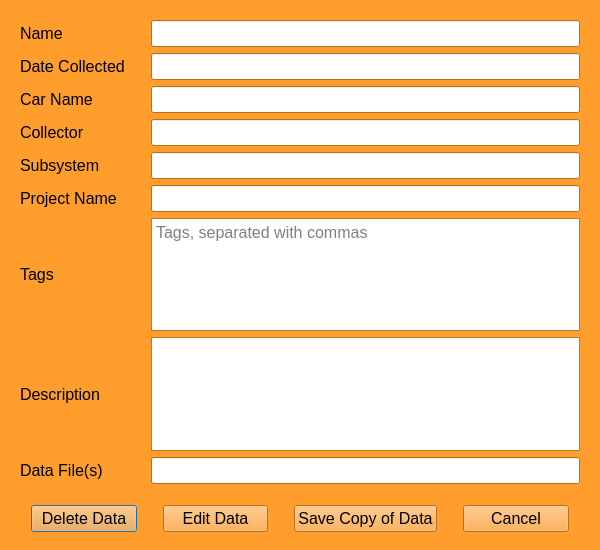
<?xml version="1.0" encoding="UTF-8"?>
<ui version="4.0">
 <class>DetailsWindow</class>
 <widget class="QDialog" name="DetailsWindow">
  <property name="geometry">
   <rect>
    <x>0</x>
    <y>0</y>
    <width>600</width>
    <height>550</height>
   </rect>
  </property>
  <property name="sizePolicy">
   <sizepolicy hsizetype="Preferred" vsizetype="Preferred">
    <horstretch>0</horstretch>
    <verstretch>0</verstretch>
   </sizepolicy>
  </property>
  <property name="minimumSize">
   <size>
    <width>500</width>
    <height>500</height>
   </size>
  </property>
  <property name="palette">
   <palette>
    <active>
     <colorrole role="WindowText">
      <brush brushstyle="SolidPattern">
       <color alpha="255">
        <red>0</red>
        <green>0</green>
        <blue>0</blue>
       </color>
      </brush>
     </colorrole>
     <colorrole role="Button">
      <brush brushstyle="SolidPattern">
       <color alpha="255">
        <red>255</red>
        <green>157</green>
        <blue>45</blue>
       </color>
      </brush>
     </colorrole>
     <colorrole role="Light">
      <brush brushstyle="SolidPattern">
       <color alpha="255">
        <red>255</red>
        <green>217</green>
        <blue>173</blue>
       </color>
      </brush>
     </colorrole>
     <colorrole role="Midlight">
      <brush brushstyle="SolidPattern">
       <color alpha="255">
        <red>255</red>
        <green>187</green>
        <blue>109</blue>
       </color>
      </brush>
     </colorrole>
     <colorrole role="Dark">
      <brush brushstyle="SolidPattern">
       <color alpha="255">
        <red>127</red>
        <green>78</green>
        <blue>22</blue>
       </color>
      </brush>
     </colorrole>
     <colorrole role="Mid">
      <brush brushstyle="SolidPattern">
       <color alpha="255">
        <red>170</red>
        <green>105</green>
        <blue>30</blue>
       </color>
      </brush>
     </colorrole>
     <colorrole role="Text">
      <brush brushstyle="SolidPattern">
       <color alpha="255">
        <red>0</red>
        <green>0</green>
        <blue>0</blue>
       </color>
      </brush>
     </colorrole>
     <colorrole role="BrightText">
      <brush brushstyle="SolidPattern">
       <color alpha="255">
        <red>255</red>
        <green>255</green>
        <blue>255</blue>
       </color>
      </brush>
     </colorrole>
     <colorrole role="ButtonText">
      <brush brushstyle="SolidPattern">
       <color alpha="255">
        <red>0</red>
        <green>0</green>
        <blue>0</blue>
       </color>
      </brush>
     </colorrole>
     <colorrole role="Base">
      <brush brushstyle="SolidPattern">
       <color alpha="255">
        <red>255</red>
        <green>255</green>
        <blue>255</blue>
       </color>
      </brush>
     </colorrole>
     <colorrole role="Window">
      <brush brushstyle="SolidPattern">
       <color alpha="255">
        <red>255</red>
        <green>157</green>
        <blue>45</blue>
       </color>
      </brush>
     </colorrole>
     <colorrole role="Shadow">
      <brush brushstyle="SolidPattern">
       <color alpha="255">
        <red>0</red>
        <green>0</green>
        <blue>0</blue>
       </color>
      </brush>
     </colorrole>
     <colorrole role="AlternateBase">
      <brush brushstyle="SolidPattern">
       <color alpha="255">
        <red>255</red>
        <green>206</green>
        <blue>150</blue>
       </color>
      </brush>
     </colorrole>
     <colorrole role="ToolTipBase">
      <brush brushstyle="SolidPattern">
       <color alpha="255">
        <red>255</red>
        <green>255</green>
        <blue>220</blue>
       </color>
      </brush>
     </colorrole>
     <colorrole role="ToolTipText">
      <brush brushstyle="SolidPattern">
       <color alpha="255">
        <red>0</red>
        <green>0</green>
        <blue>0</blue>
       </color>
      </brush>
     </colorrole>
    </active>
    <inactive>
     <colorrole role="WindowText">
      <brush brushstyle="SolidPattern">
       <color alpha="255">
        <red>0</red>
        <green>0</green>
        <blue>0</blue>
       </color>
      </brush>
     </colorrole>
     <colorrole role="Button">
      <brush brushstyle="SolidPattern">
       <color alpha="255">
        <red>255</red>
        <green>157</green>
        <blue>45</blue>
       </color>
      </brush>
     </colorrole>
     <colorrole role="Light">
      <brush brushstyle="SolidPattern">
       <color alpha="255">
        <red>255</red>
        <green>217</green>
        <blue>173</blue>
       </color>
      </brush>
     </colorrole>
     <colorrole role="Midlight">
      <brush brushstyle="SolidPattern">
       <color alpha="255">
        <red>255</red>
        <green>187</green>
        <blue>109</blue>
       </color>
      </brush>
     </colorrole>
     <colorrole role="Dark">
      <brush brushstyle="SolidPattern">
       <color alpha="255">
        <red>127</red>
        <green>78</green>
        <blue>22</blue>
       </color>
      </brush>
     </colorrole>
     <colorrole role="Mid">
      <brush brushstyle="SolidPattern">
       <color alpha="255">
        <red>170</red>
        <green>105</green>
        <blue>30</blue>
       </color>
      </brush>
     </colorrole>
     <colorrole role="Text">
      <brush brushstyle="SolidPattern">
       <color alpha="255">
        <red>0</red>
        <green>0</green>
        <blue>0</blue>
       </color>
      </brush>
     </colorrole>
     <colorrole role="BrightText">
      <brush brushstyle="SolidPattern">
       <color alpha="255">
        <red>255</red>
        <green>255</green>
        <blue>255</blue>
       </color>
      </brush>
     </colorrole>
     <colorrole role="ButtonText">
      <brush brushstyle="SolidPattern">
       <color alpha="255">
        <red>0</red>
        <green>0</green>
        <blue>0</blue>
       </color>
      </brush>
     </colorrole>
     <colorrole role="Base">
      <brush brushstyle="SolidPattern">
       <color alpha="255">
        <red>255</red>
        <green>255</green>
        <blue>255</blue>
       </color>
      </brush>
     </colorrole>
     <colorrole role="Window">
      <brush brushstyle="SolidPattern">
       <color alpha="255">
        <red>255</red>
        <green>157</green>
        <blue>45</blue>
       </color>
      </brush>
     </colorrole>
     <colorrole role="Shadow">
      <brush brushstyle="SolidPattern">
       <color alpha="255">
        <red>0</red>
        <green>0</green>
        <blue>0</blue>
       </color>
      </brush>
     </colorrole>
     <colorrole role="AlternateBase">
      <brush brushstyle="SolidPattern">
       <color alpha="255">
        <red>255</red>
        <green>206</green>
        <blue>150</blue>
       </color>
      </brush>
     </colorrole>
     <colorrole role="ToolTipBase">
      <brush brushstyle="SolidPattern">
       <color alpha="255">
        <red>255</red>
        <green>255</green>
        <blue>220</blue>
       </color>
      </brush>
     </colorrole>
     <colorrole role="ToolTipText">
      <brush brushstyle="SolidPattern">
       <color alpha="255">
        <red>0</red>
        <green>0</green>
        <blue>0</blue>
       </color>
      </brush>
     </colorrole>
    </inactive>
    <disabled>
     <colorrole role="WindowText">
      <brush brushstyle="SolidPattern">
       <color alpha="255">
        <red>127</red>
        <green>78</green>
        <blue>22</blue>
       </color>
      </brush>
     </colorrole>
     <colorrole role="Button">
      <brush brushstyle="SolidPattern">
       <color alpha="255">
        <red>255</red>
        <green>157</green>
        <blue>45</blue>
       </color>
      </brush>
     </colorrole>
     <colorrole role="Light">
      <brush brushstyle="SolidPattern">
       <color alpha="255">
        <red>255</red>
        <green>217</green>
        <blue>173</blue>
       </color>
      </brush>
     </colorrole>
     <colorrole role="Midlight">
      <brush brushstyle="SolidPattern">
       <color alpha="255">
        <red>255</red>
        <green>187</green>
        <blue>109</blue>
       </color>
      </brush>
     </colorrole>
     <colorrole role="Dark">
      <brush brushstyle="SolidPattern">
       <color alpha="255">
        <red>127</red>
        <green>78</green>
        <blue>22</blue>
       </color>
      </brush>
     </colorrole>
     <colorrole role="Mid">
      <brush brushstyle="SolidPattern">
       <color alpha="255">
        <red>170</red>
        <green>105</green>
        <blue>30</blue>
       </color>
      </brush>
     </colorrole>
     <colorrole role="Text">
      <brush brushstyle="SolidPattern">
       <color alpha="255">
        <red>127</red>
        <green>78</green>
        <blue>22</blue>
       </color>
      </brush>
     </colorrole>
     <colorrole role="BrightText">
      <brush brushstyle="SolidPattern">
       <color alpha="255">
        <red>255</red>
        <green>255</green>
        <blue>255</blue>
       </color>
      </brush>
     </colorrole>
     <colorrole role="ButtonText">
      <brush brushstyle="SolidPattern">
       <color alpha="255">
        <red>127</red>
        <green>78</green>
        <blue>22</blue>
       </color>
      </brush>
     </colorrole>
     <colorrole role="Base">
      <brush brushstyle="SolidPattern">
       <color alpha="255">
        <red>255</red>
        <green>157</green>
        <blue>45</blue>
       </color>
      </brush>
     </colorrole>
     <colorrole role="Window">
      <brush brushstyle="SolidPattern">
       <color alpha="255">
        <red>255</red>
        <green>157</green>
        <blue>45</blue>
       </color>
      </brush>
     </colorrole>
     <colorrole role="Shadow">
      <brush brushstyle="SolidPattern">
       <color alpha="255">
        <red>0</red>
        <green>0</green>
        <blue>0</blue>
       </color>
      </brush>
     </colorrole>
     <colorrole role="AlternateBase">
      <brush brushstyle="SolidPattern">
       <color alpha="255">
        <red>255</red>
        <green>157</green>
        <blue>45</blue>
       </color>
      </brush>
     </colorrole>
     <colorrole role="ToolTipBase">
      <brush brushstyle="SolidPattern">
       <color alpha="255">
        <red>255</red>
        <green>255</green>
        <blue>220</blue>
       </color>
      </brush>
     </colorrole>
     <colorrole role="ToolTipText">
      <brush brushstyle="SolidPattern">
       <color alpha="255">
        <red>0</red>
        <green>0</green>
        <blue>0</blue>
       </color>
      </brush>
     </colorrole>
    </disabled>
   </palette>
  </property>
  <property name="font">
   <font>
    <family>Arial</family>
    <pointsize>12</pointsize>
   </font>
  </property>
  <property name="windowTitle">
   <string>RIT Baja Database</string>
  </property>
  <property name="windowIcon">
   <iconset>
    <normaloff>../../../../../Pictures/Misc/car logo.jpg</normaloff>../../../../../Pictures/Misc/car logo.jpg</iconset>
  </property>
  <layout class="QGridLayout" name="gridLayout">
   <item row="3" column="0">
    <layout class="QHBoxLayout" name="horizontalLayout">
     <property name="spacing">
      <number>6</number>
     </property>
     <property name="sizeConstraint">
      <enum>QLayout::SetDefaultConstraint</enum>
     </property>
     <item>
      <spacer name="verticalSpacer_5">
       <property name="orientation">
        <enum>Qt::Vertical</enum>
       </property>
       <property name="sizeType">
        <enum>QSizePolicy::Fixed</enum>
       </property>
       <property name="sizeHint" stdset="0">
        <size>
         <width>20</width>
         <height>40</height>
        </size>
       </property>
      </spacer>
     </item>
     <item>
      <widget class="QPushButton" name="deleteBtn">
       <property name="text">
        <string>Delete Data</string>
       </property>
      </widget>
     </item>
     <item>
      <spacer name="verticalSpacer_2">
       <property name="orientation">
        <enum>Qt::Vertical</enum>
       </property>
       <property name="sizeType">
        <enum>QSizePolicy::Fixed</enum>
       </property>
       <property name="sizeHint" stdset="0">
        <size>
         <width>20</width>
         <height>40</height>
        </size>
       </property>
      </spacer>
     </item>
     <item>
      <widget class="QPushButton" name="editBtn">
       <property name="text">
        <string>Edit Data</string>
       </property>
      </widget>
     </item>
     <item>
      <spacer name="verticalSpacer">
       <property name="orientation">
        <enum>Qt::Vertical</enum>
       </property>
       <property name="sizeType">
        <enum>QSizePolicy::Fixed</enum>
       </property>
       <property name="sizeHint" stdset="0">
        <size>
         <width>20</width>
         <height>40</height>
        </size>
       </property>
      </spacer>
     </item>
     <item>
      <widget class="QPushButton" name="copyBtn">
       <property name="sizePolicy">
        <sizepolicy hsizetype="Preferred" vsizetype="Fixed">
         <horstretch>0</horstretch>
         <verstretch>0</verstretch>
        </sizepolicy>
       </property>
       <property name="text">
        <string>Save Copy of Data</string>
       </property>
      </widget>
     </item>
     <item>
      <spacer name="verticalSpacer_4">
       <property name="orientation">
        <enum>Qt::Vertical</enum>
       </property>
       <property name="sizeType">
        <enum>QSizePolicy::Fixed</enum>
       </property>
       <property name="sizeHint" stdset="0">
        <size>
         <width>20</width>
         <height>40</height>
        </size>
       </property>
      </spacer>
     </item>
     <item>
      <widget class="QPushButton" name="cancelBtn">
       <property name="text">
        <string>Cancel</string>
       </property>
      </widget>
     </item>
     <item>
      <spacer name="verticalSpacer_6">
       <property name="orientation">
        <enum>Qt::Vertical</enum>
       </property>
       <property name="sizeType">
        <enum>QSizePolicy::Fixed</enum>
       </property>
       <property name="sizeHint" stdset="0">
        <size>
         <width>20</width>
         <height>40</height>
        </size>
       </property>
      </spacer>
     </item>
    </layout>
   </item>
   <item row="1" column="0" rowspan="2">
    <widget class="QScrollArea" name="scrollArea">
     <property name="layoutDirection">
      <enum>Qt::LeftToRight</enum>
     </property>
     <property name="frameShape">
      <enum>QFrame::NoFrame</enum>
     </property>
     <property name="frameShadow">
      <enum>QFrame::Plain</enum>
     </property>
     <property name="lineWidth">
      <number>0</number>
     </property>
     <property name="verticalScrollBarPolicy">
      <enum>Qt::ScrollBarAsNeeded</enum>
     </property>
     <property name="horizontalScrollBarPolicy">
      <enum>Qt::ScrollBarAlwaysOff</enum>
     </property>
     <property name="sizeAdjustPolicy">
      <enum>QAbstractScrollArea::AdjustIgnored</enum>
     </property>
     <property name="widgetResizable">
      <bool>true</bool>
     </property>
     <widget class="QWidget" name="scrollAreaWidgetContents">
      <property name="geometry">
       <rect>
        <x>0</x>
        <y>0</y>
        <width>582</width>
        <height>484</height>
       </rect>
      </property>
      <layout class="QGridLayout" name="gridLayout_2">
       <item row="6" column="0">
        <widget class="QLabel" name="projectLbl">
         <property name="toolTip">
          <string>What project is this for?</string>
         </property>
         <property name="text">
          <string>Project Name</string>
         </property>
         <property name="buddy">
          <cstring>projectDisp</cstring>
         </property>
        </widget>
       </item>
       <item row="7" column="0">
        <widget class="QLabel" name="tagLbl">
         <property name="toolTip">
          <string>Tags for data, separate with commas</string>
         </property>
         <property name="text">
          <string>Tags</string>
         </property>
         <property name="buddy">
          <cstring>tagDisp</cstring>
         </property>
        </widget>
       </item>
       <item row="3" column="0">
        <widget class="QLabel" name="carLbl">
         <property name="toolTip">
          <string>What car was this data collected with/for?</string>
         </property>
         <property name="text">
          <string>Car Name</string>
         </property>
        </widget>
       </item>
       <item row="1" column="1" rowspan="9">
        <spacer name="verticalSpacer_3">
         <property name="orientation">
          <enum>Qt::Vertical</enum>
         </property>
         <property name="sizeHint" stdset="0">
          <size>
           <width>20</width>
           <height>40</height>
          </size>
         </property>
        </spacer>
       </item>
       <item row="4" column="0">
        <widget class="QLabel" name="collectorLbl">
         <property name="toolTip">
          <string>Who Collected the data?</string>
         </property>
         <property name="text">
          <string>Collector</string>
         </property>
         <property name="buddy">
          <cstring>collectorDisp</cstring>
         </property>
        </widget>
       </item>
       <item row="6" column="2">
        <widget class="QLineEdit" name="projectDisp">
         <property name="readOnly">
          <bool>true</bool>
         </property>
        </widget>
       </item>
       <item row="7" column="2">
        <widget class="QPlainTextEdit" name="tagDisp">
         <property name="tabChangesFocus">
          <bool>true</bool>
         </property>
         <property name="readOnly">
          <bool>true</bool>
         </property>
         <property name="placeholderText">
          <string>Tags, separated with commas</string>
         </property>
        </widget>
       </item>
       <item row="3" column="2">
        <widget class="QLineEdit" name="carDisp">
         <property name="readOnly">
          <bool>true</bool>
         </property>
        </widget>
       </item>
       <item row="4" column="2">
        <widget class="QLineEdit" name="collectorDisp">
         <property name="readOnly">
          <bool>true</bool>
         </property>
        </widget>
       </item>
       <item row="2" column="2">
        <widget class="QLineEdit" name="dateDisp">
         <property name="readOnly">
          <bool>true</bool>
         </property>
        </widget>
       </item>
       <item row="8" column="2">
        <widget class="QPlainTextEdit" name="descriptionDisp">
         <property name="tabChangesFocus">
          <bool>true</bool>
         </property>
         <property name="readOnly">
          <bool>true</bool>
         </property>
        </widget>
       </item>
       <item row="5" column="2">
        <widget class="QLineEdit" name="subsystemDisp">
         <property name="readOnly">
          <bool>true</bool>
         </property>
        </widget>
       </item>
       <item row="1" column="2">
        <widget class="QLineEdit" name="nameDisp">
         <property name="readOnly">
          <bool>true</bool>
         </property>
        </widget>
       </item>
       <item row="9" column="2">
        <widget class="QLineEdit" name="fileDisp">
         <property name="readOnly">
          <bool>true</bool>
         </property>
        </widget>
       </item>
       <item row="5" column="0">
        <widget class="QLabel" name="subsystemLbl">
         <property name="toolTip">
          <string>What team subgroup is this for?</string>
         </property>
         <property name="text">
          <string>Subsystem</string>
         </property>
        </widget>
       </item>
       <item row="8" column="0">
        <widget class="QLabel" name="descriptionLbl">
         <property name="toolTip">
          <string>What is this data?</string>
         </property>
         <property name="text">
          <string>Description</string>
         </property>
         <property name="buddy">
          <cstring>descriptionDisp</cstring>
         </property>
        </widget>
       </item>
       <item row="1" column="0">
        <widget class="QLabel" name="nameLbl">
         <property name="toolTip">
          <string>Name for the data</string>
         </property>
         <property name="text">
          <string>Name</string>
         </property>
         <property name="buddy">
          <cstring>nameDisp</cstring>
         </property>
        </widget>
       </item>
       <item row="2" column="0">
        <widget class="QLabel" name="dateLbl">
         <property name="toolTip">
          <string>When was this data collected?</string>
         </property>
         <property name="text">
          <string>Date Collected</string>
         </property>
        </widget>
       </item>
       <item row="9" column="0">
        <widget class="QLabel" name="fileLbl">
         <property name="toolTip">
          <string>Attatch data file</string>
         </property>
         <property name="text">
          <string>Data File(s)</string>
         </property>
         <property name="buddy">
          <cstring>fileDisp</cstring>
         </property>
        </widget>
       </item>
      </layout>
     </widget>
    </widget>
   </item>
  </layout>
 </widget>
 <tabstops>
  <tabstop>nameDisp</tabstop>
  <tabstop>collectorDisp</tabstop>
  <tabstop>projectDisp</tabstop>
  <tabstop>tagDisp</tabstop>
  <tabstop>descriptionDisp</tabstop>
  <tabstop>fileDisp</tabstop>
  <tabstop>editBtn</tabstop>
  <tabstop>scrollArea</tabstop>
 </tabstops>
 <resources/>
 <connections/>
</ui>
